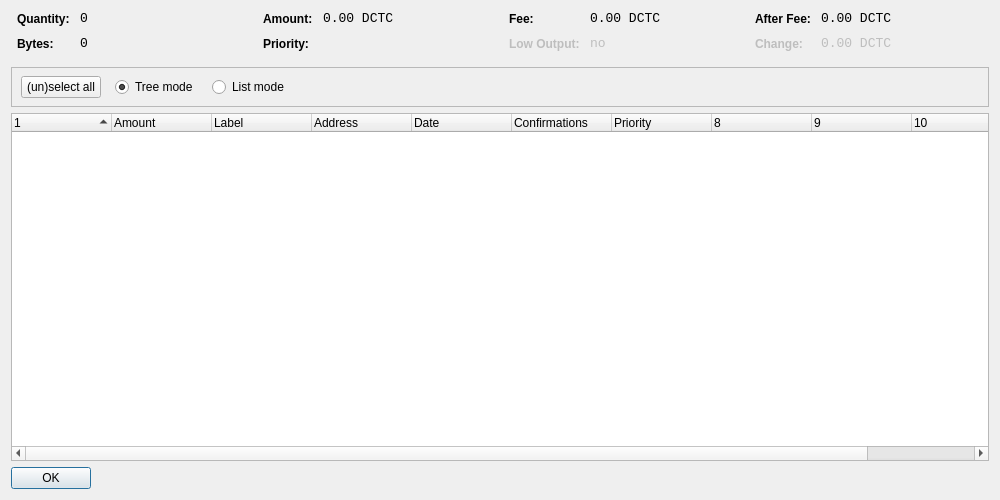
<?xml version="1.0" encoding="UTF-8"?>
<ui version="4.0">
 <class>CoinControlDialog</class>
 <widget class="QDialog" name="CoinControlDialog">
  <property name="geometry">
   <rect>
    <x>0</x>
    <y>0</y>
    <width>1000</width>
    <height>500</height>
   </rect>
  </property>
  <property name="windowTitle">
   <string>Coin Control</string>
  </property>
  <layout class="QVBoxLayout" name="verticalLayout">
   <item>
    <layout class="QHBoxLayout" name="horizontalLayoutTop" stretch="0,0,0,0">
     <property name="topMargin">
      <number>0</number>
     </property>
     <property name="bottomMargin">
      <number>10</number>
     </property>
     <item>
      <layout class="QFormLayout" name="formLayoutCoinControl1">
       <property name="horizontalSpacing">
        <number>10</number>
       </property>
       <property name="verticalSpacing">
        <number>10</number>
       </property>
       <property name="leftMargin">
        <number>6</number>
       </property>
       <property name="rightMargin">
        <number>6</number>
       </property>
       <item row="0" column="0">
        <widget class="QLabel" name="labelCoinControlQuantityText">
         <property name="styleSheet">
          <string notr="true">font-weight:bold;</string>
         </property>
         <property name="text">
          <string>Quantity:</string>
         </property>
        </widget>
       </item>
       <item row="0" column="1">
        <widget class="QLabel" name="labelCoinControlQuantity">
         <property name="font">
          <font>
           <family>Monospace</family>
           <pointsize>10</pointsize>
          </font>
         </property>
         <property name="cursor">
          <cursorShape>IBeamCursor</cursorShape>
         </property>
         <property name="contextMenuPolicy">
          <enum>Qt::ActionsContextMenu</enum>
         </property>
         <property name="text">
          <string notr="true">0</string>
         </property>
         <property name="textInteractionFlags">
          <set>Qt::LinksAccessibleByMouse|Qt::TextSelectableByKeyboard|Qt::TextSelectableByMouse</set>
         </property>
        </widget>
       </item>
       <item row="1" column="0">
        <widget class="QLabel" name="labelCoinControlBytesText">
         <property name="styleSheet">
          <string notr="true">font-weight:bold;</string>
         </property>
         <property name="text">
          <string>Bytes:</string>
         </property>
        </widget>
       </item>
       <item row="1" column="1">
        <widget class="QLabel" name="labelCoinControlBytes">
         <property name="font">
          <font>
           <family>Monospace</family>
           <pointsize>10</pointsize>
          </font>
         </property>
         <property name="cursor">
          <cursorShape>IBeamCursor</cursorShape>
         </property>
         <property name="contextMenuPolicy">
          <enum>Qt::ActionsContextMenu</enum>
         </property>
         <property name="text">
          <string notr="true">0</string>
         </property>
         <property name="textInteractionFlags">
          <set>Qt::LinksAccessibleByMouse|Qt::TextSelectableByKeyboard|Qt::TextSelectableByMouse</set>
         </property>
        </widget>
       </item>
      </layout>
     </item>
     <item>
      <layout class="QFormLayout" name="formLayoutCoinControl2">
       <property name="horizontalSpacing">
        <number>10</number>
       </property>
       <property name="verticalSpacing">
        <number>10</number>
       </property>
       <property name="leftMargin">
        <number>6</number>
       </property>
       <property name="rightMargin">
        <number>6</number>
       </property>
       <item row="0" column="0">
        <widget class="QLabel" name="labelCoinControlAmountText">
         <property name="styleSheet">
          <string notr="true">font-weight:bold;</string>
         </property>
         <property name="text">
          <string>Amount:</string>
         </property>
        </widget>
       </item>
       <item row="0" column="1">
        <widget class="QLabel" name="labelCoinControlAmount">
         <property name="font">
          <font>
           <family>Monospace</family>
           <pointsize>10</pointsize>
          </font>
         </property>
         <property name="cursor">
          <cursorShape>IBeamCursor</cursorShape>
         </property>
         <property name="contextMenuPolicy">
          <enum>Qt::ActionsContextMenu</enum>
         </property>
         <property name="text">
          <string notr="true">0.00 DCTC</string>
         </property>
         <property name="textInteractionFlags">
          <set>Qt::LinksAccessibleByMouse|Qt::TextSelectableByKeyboard|Qt::TextSelectableByMouse</set>
         </property>
        </widget>
       </item>
       <item row="1" column="0">
        <widget class="QLabel" name="labelCoinControlPriorityText">
         <property name="styleSheet">
          <string notr="true">font-weight:bold;</string>
         </property>
         <property name="text">
          <string>Priority:</string>
         </property>
        </widget>
       </item>
       <item row="1" column="1">
        <widget class="QLabel" name="labelCoinControlPriority">
         <property name="font">
          <font>
           <family>Monospace</family>
           <pointsize>10</pointsize>
          </font>
         </property>
         <property name="cursor">
          <cursorShape>IBeamCursor</cursorShape>
         </property>
         <property name="contextMenuPolicy">
          <enum>Qt::ActionsContextMenu</enum>
         </property>
         <property name="text">
          <string/>
         </property>
         <property name="textInteractionFlags">
          <set>Qt::LinksAccessibleByMouse|Qt::TextSelectableByKeyboard|Qt::TextSelectableByMouse</set>
         </property>
        </widget>
       </item>
      </layout>
     </item>
     <item>
      <layout class="QFormLayout" name="formLayoutCoinControl3">
       <property name="horizontalSpacing">
        <number>10</number>
       </property>
       <property name="verticalSpacing">
        <number>10</number>
       </property>
       <property name="leftMargin">
        <number>6</number>
       </property>
       <property name="rightMargin">
        <number>6</number>
       </property>
       <item row="0" column="0">
        <widget class="QLabel" name="labelCoinControlFeeText">
         <property name="styleSheet">
          <string notr="true">font-weight:bold;</string>
         </property>
         <property name="text">
          <string>Fee:</string>
         </property>
        </widget>
       </item>
       <item row="0" column="1">
        <widget class="QLabel" name="labelCoinControlFee">
         <property name="font">
          <font>
           <family>Monospace</family>
           <pointsize>10</pointsize>
          </font>
         </property>
         <property name="cursor">
          <cursorShape>IBeamCursor</cursorShape>
         </property>
         <property name="contextMenuPolicy">
          <enum>Qt::ActionsContextMenu</enum>
         </property>
         <property name="text">
          <string notr="true">0.00 DCTC</string>
         </property>
         <property name="textInteractionFlags">
          <set>Qt::LinksAccessibleByMouse|Qt::TextSelectableByKeyboard|Qt::TextSelectableByMouse</set>
         </property>
        </widget>
       </item>
       <item row="1" column="0">
        <widget class="QLabel" name="labelCoinControlLowOutputText">
         <property name="enabled">
          <bool>false</bool>
         </property>
         <property name="styleSheet">
          <string notr="true">font-weight:bold;</string>
         </property>
         <property name="text">
          <string>Low Output:</string>
         </property>
        </widget>
       </item>
       <item row="1" column="1">
        <widget class="QLabel" name="labelCoinControlLowOutput">
         <property name="enabled">
          <bool>false</bool>
         </property>
         <property name="font">
          <font>
           <family>Monospace</family>
           <pointsize>10</pointsize>
          </font>
         </property>
         <property name="cursor">
          <cursorShape>IBeamCursor</cursorShape>
         </property>
         <property name="contextMenuPolicy">
          <enum>Qt::ActionsContextMenu</enum>
         </property>
         <property name="text">
          <string notr="true">no</string>
         </property>
         <property name="textInteractionFlags">
          <set>Qt::LinksAccessibleByMouse|Qt::TextSelectableByKeyboard|Qt::TextSelectableByMouse</set>
         </property>
        </widget>
       </item>
      </layout>
     </item>
     <item>
      <layout class="QFormLayout" name="formLayoutCoinControl4">
       <property name="horizontalSpacing">
        <number>10</number>
       </property>
       <property name="verticalSpacing">
        <number>10</number>
       </property>
       <property name="leftMargin">
        <number>6</number>
       </property>
       <property name="rightMargin">
        <number>6</number>
       </property>
       <item row="0" column="0">
        <widget class="QLabel" name="labelCoinControlAfterFeeText">
         <property name="styleSheet">
          <string notr="true">font-weight:bold;</string>
         </property>
         <property name="text">
          <string>After Fee:</string>
         </property>
        </widget>
       </item>
       <item row="0" column="1">
        <widget class="QLabel" name="labelCoinControlAfterFee">
         <property name="font">
          <font>
           <family>Monospace</family>
           <pointsize>10</pointsize>
          </font>
         </property>
         <property name="cursor">
          <cursorShape>IBeamCursor</cursorShape>
         </property>
         <property name="contextMenuPolicy">
          <enum>Qt::ActionsContextMenu</enum>
         </property>
         <property name="text">
          <string notr="true">0.00 DCTC</string>
         </property>
         <property name="textInteractionFlags">
          <set>Qt::LinksAccessibleByMouse|Qt::TextSelectableByKeyboard|Qt::TextSelectableByMouse</set>
         </property>
        </widget>
       </item>
       <item row="1" column="0">
        <widget class="QLabel" name="labelCoinControlChangeText">
         <property name="enabled">
          <bool>false</bool>
         </property>
         <property name="styleSheet">
          <string notr="true">font-weight:bold;</string>
         </property>
         <property name="text">
          <string>Change:</string>
         </property>
        </widget>
       </item>
       <item row="1" column="1">
        <widget class="QLabel" name="labelCoinControlChange">
         <property name="enabled">
          <bool>false</bool>
         </property>
         <property name="font">
          <font>
           <family>Monospace</family>
           <pointsize>10</pointsize>
          </font>
         </property>
         <property name="cursor">
          <cursorShape>IBeamCursor</cursorShape>
         </property>
         <property name="contextMenuPolicy">
          <enum>Qt::ActionsContextMenu</enum>
         </property>
         <property name="text">
          <string notr="true">0.00 DCTC</string>
         </property>
         <property name="textInteractionFlags">
          <set>Qt::LinksAccessibleByMouse|Qt::TextSelectableByKeyboard|Qt::TextSelectableByMouse</set>
         </property>
        </widget>
       </item>
      </layout>
     </item>
    </layout>
   </item>
   <item>
    <widget class="QFrame" name="frame">
     <property name="minimumSize">
      <size>
       <width>0</width>
       <height>40</height>
      </size>
     </property>
     <property name="frameShape">
      <enum>QFrame::StyledPanel</enum>
     </property>
     <property name="frameShadow">
      <enum>QFrame::Sunken</enum>
     </property>
     <widget class="QWidget" name="horizontalLayoutWidget">
      <property name="geometry">
       <rect>
        <x>10</x>
        <y>0</y>
        <width>781</width>
        <height>41</height>
       </rect>
      </property>
      <layout class="QHBoxLayout" name="horizontalLayoutPanel" stretch="0,0,0,0,0">
       <property name="spacing">
        <number>14</number>
       </property>
       <item>
        <widget class="QPushButton" name="pushButtonSelectAll">
         <property name="sizePolicy">
          <sizepolicy hsizetype="Maximum" vsizetype="Fixed">
           <horstretch>0</horstretch>
           <verstretch>0</verstretch>
          </sizepolicy>
         </property>
         <property name="text">
          <string>(un)select all</string>
         </property>
        </widget>
       </item>
       <item>
        <widget class="QRadioButton" name="radioTreeMode">
         <property name="sizePolicy">
          <sizepolicy hsizetype="Maximum" vsizetype="Fixed">
           <horstretch>0</horstretch>
           <verstretch>0</verstretch>
          </sizepolicy>
         </property>
         <property name="text">
          <string>Tree mode</string>
         </property>
         <property name="checked">
          <bool>true</bool>
         </property>
        </widget>
       </item>
       <item>
        <widget class="QRadioButton" name="radioListMode">
         <property name="sizePolicy">
          <sizepolicy hsizetype="Maximum" vsizetype="Fixed">
           <horstretch>0</horstretch>
           <verstretch>0</verstretch>
          </sizepolicy>
         </property>
         <property name="text">
          <string>List mode</string>
         </property>
        </widget>
       </item>
       <item>
        <spacer name="horizontalSpacer">
         <property name="orientation">
          <enum>Qt::Horizontal</enum>
         </property>
         <property name="sizeHint" stdset="0">
          <size>
           <width>40</width>
           <height>20</height>
          </size>
         </property>
        </spacer>
       </item>
      </layout>
     </widget>
    </widget>
   </item>
   <item>
    <widget class="CoinControlTreeWidget" name="treeWidget">
     <property name="contextMenuPolicy">
      <enum>Qt::CustomContextMenu</enum>
     </property>
     <property name="sortingEnabled">
      <bool>false</bool>
     </property>
     <property name="columnCount">
      <number>11</number>
     </property>
     <attribute name="headerShowSortIndicator" stdset="0">
      <bool>true</bool>
     </attribute>
     <attribute name="headerStretchLastSection">
      <bool>false</bool>
     </attribute>
     <column>
      <property name="text">
       <string/>
      </property>
     </column>
     <column>
      <property name="text">
       <string>Amount</string>
      </property>
     </column>
     <column>
      <property name="text">
       <string>Label</string>
      </property>
     </column>
     <column>
      <property name="text">
       <string>Address</string>
      </property>
     </column>
     <column>
      <property name="text">
       <string>Date</string>
      </property>
     </column>
     <column>
      <property name="text">
       <string>Confirmations</string>
      </property>
      <property name="toolTip">
       <string>Confirmed</string>
      </property>
     </column>
     <column>
      <property name="text">
       <string>Priority</string>
      </property>
     </column>
     <column>
      <property name="text">
       <string/>
      </property>
     </column>
     <column>
      <property name="text">
       <string/>
      </property>
     </column>
     <column>
      <property name="text">
       <string/>
      </property>
     </column>
     <column>
      <property name="text">
       <string/>
      </property>
     </column>
    </widget>
   </item>
   <item>
    <widget class="QDialogButtonBox" name="buttonBox">
     <property name="sizePolicy">
      <sizepolicy hsizetype="Maximum" vsizetype="Fixed">
       <horstretch>0</horstretch>
       <verstretch>0</verstretch>
      </sizepolicy>
     </property>
     <property name="orientation">
      <enum>Qt::Horizontal</enum>
     </property>
     <property name="standardButtons">
      <set>QDialogButtonBox::Ok</set>
     </property>
    </widget>
   </item>
  </layout>
 </widget>
 <customwidgets>
  <customwidget>
   <class>CoinControlTreeWidget</class>
   <extends>QTreeWidget</extends>
   <header>coincontroltreewidget.h</header>
  </customwidget>
 </customwidgets>
 <resources/>
 <connections/>
</ui>
